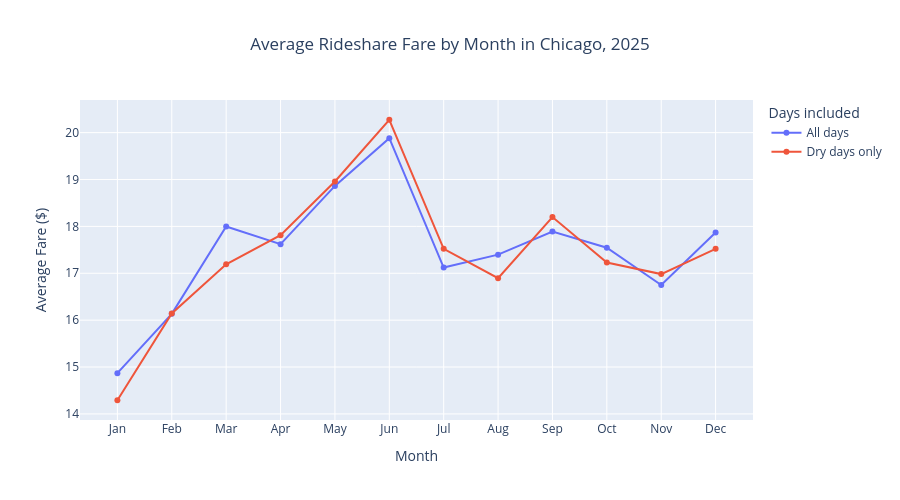

Here is the notebook cell this chart was saved with:
### Code cell
monthly_plot = monthly.melt(
    id_vars = ['month', 'month_name'],
    value_vars = ['avg_fare', 'avg_fare_dry'],
    var_name = 'days_included',
    value_name = 'fare'
)

monthly_plot['days_included'] = monthly_plot['days_included'].map({
    'avg_fare': 'All days',
    'avg_fare_dry': 'Dry days only'
})

fig = px.line(
    monthly_plot,
    x = 'month',
    y = 'fare',
    color = 'days_included',
    markers = True,
    title = 'Average Rideshare Fare by Month in Chicago, 2025',
    labels = {
        'month': 'Month',
        'fare': 'Average Fare ($)',
        'days_included': 'Days included'
    }
)

fig.update_xaxes(
    tickmode = 'array',
    tickvals = list(month_names),
    ticktext = list(month_names.values())
)

fig.update_layout(
    title = dict(x = 0.5, xanchor = 'center'),
    height = 500
)

fig.show()

### Figure 1 — Plotly figure (JSON) as saved in the notebook; plotly's stock layout.template omitted (floating-point values rounded to 4 significant figures)
{"data": [{"hovertemplate": "Days included=All days<br>Month=%{x}<br>Average Fare ($)=%{y}<extra></extra>", "legendgroup": "All days", "line": {"color": "#636efa", "dash": "solid"}, "marker": {"symbol": "circle"}, "mode": "lines+markers", "name": "All days", "orientation": "v", "showlegend": true, "type": "scatter", "x": [1, 2, 3, 4, 5, 6, 7, 8, 9, 10, 11, 12], "xaxis": "x", "y": [14.87, 16.13, 18.0, 17.62, 18.86, 19.88, 17.12, 17.4, 17.89, 17.55, 16.75, 17.87], "yaxis": "y"}, {"hovertemplate": "Days included=Dry days only<br>Month=%{x}<br>Average Fare ($)=%{y}<extra></extra>", "legendgroup": "Dry days only", "line": {"color": "#EF553B", "dash": "solid"}, "marker": {"symbol": "circle"}, "mode": "lines+markers", "name": "Dry days only", "orientation": "v", "showlegend": true, "type": "scatter", "x": [1, 2, 3, 4, 5, 6, 7, 8, 9, 10, 11, 12], "xaxis": "x", "y": [14.29, 16.14, 17.19, 17.81, 18.96, 20.28, 17.52, 16.9, 18.2, 17.23, 16.98, 17.52], "yaxis": "y"}], "layout": {"height": 500, "legend": {"title": {"text": "Days included"}, "tracegroupgap": 0}, "title": {"text": "Average Rideshare Fare by Month in Chicago, 2025", "x": 0.5, "xanchor": "center"}, "xaxis": {"anchor": "y", "domain": [0, 1], "tickmode": "array", "ticktext": ["Jan", "Feb", "Mar", "Apr", "May", "Jun", "Jul", "Aug", "Sep", "Oct", "Nov", "Dec"], "tickvals": [1, 2, 3, 4, 5, 6, 7, 8, 9, 10, 11, 12], "title": {"text": "Month"}}, "yaxis": {"anchor": "x", "domain": [0, 1], "title": {"text": "Average Fare ($)"}}}}
